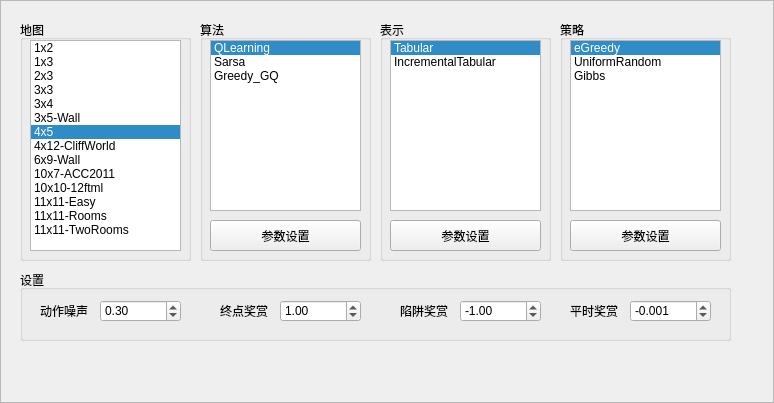
<?xml version="1.0" encoding="UTF-8"?>
<ui version="4.0">
 <class>Frame</class>
 <widget class="QFrame" name="Frame">
  <property name="geometry">
   <rect>
    <x>0</x>
    <y>0</y>
    <width>774</width>
    <height>403</height>
   </rect>
  </property>
  <property name="windowTitle">
   <string>Frame</string>
  </property>
  <property name="frameShape">
   <enum>QFrame::StyledPanel</enum>
  </property>
  <property name="frameShadow">
   <enum>QFrame::Raised</enum>
  </property>
  <widget class="QGroupBox" name="groupBox">
   <property name="geometry">
    <rect>
     <x>20</x>
     <y>20</y>
     <width>171</width>
     <height>241</height>
    </rect>
   </property>
   <property name="title">
    <string>地图</string>
   </property>
   <widget class="QListWidget" name="lstMap">
    <property name="geometry">
     <rect>
      <x>10</x>
      <y>20</y>
      <width>151</width>
      <height>211</height>
     </rect>
    </property>
    <property name="currentRow">
     <number>6</number>
    </property>
    <item>
     <property name="text">
      <string>1x2</string>
     </property>
    </item>
    <item>
     <property name="text">
      <string>1x3</string>
     </property>
    </item>
    <item>
     <property name="text">
      <string>2x3</string>
     </property>
    </item>
    <item>
     <property name="text">
      <string>3x3</string>
     </property>
    </item>
    <item>
     <property name="text">
      <string>3x4</string>
     </property>
    </item>
    <item>
     <property name="text">
      <string>3x5-Wall</string>
     </property>
    </item>
    <item>
     <property name="text">
      <string>4x5</string>
     </property>
    </item>
    <item>
     <property name="text">
      <string>4x12-CliffWorld</string>
     </property>
    </item>
    <item>
     <property name="text">
      <string>6x9-Wall</string>
     </property>
    </item>
    <item>
     <property name="text">
      <string>10x7-ACC2011</string>
     </property>
    </item>
    <item>
     <property name="text">
      <string>10x10-12ftml</string>
     </property>
    </item>
    <item>
     <property name="text">
      <string>11x11-Easy</string>
     </property>
    </item>
    <item>
     <property name="text">
      <string>11x11-Rooms</string>
     </property>
    </item>
    <item>
     <property name="text">
      <string>11x11-TwoRooms</string>
     </property>
    </item>
   </widget>
  </widget>
  <widget class="QGroupBox" name="groupBox_2">
   <property name="geometry">
    <rect>
     <x>200</x>
     <y>20</y>
     <width>171</width>
     <height>241</height>
    </rect>
   </property>
   <property name="title">
    <string>算法</string>
   </property>
   <widget class="QListWidget" name="lstAgent">
    <property name="geometry">
     <rect>
      <x>10</x>
      <y>20</y>
      <width>151</width>
      <height>171</height>
     </rect>
    </property>
    <property name="currentRow">
     <number>0</number>
    </property>
    <item>
     <property name="text">
      <string>QLearning</string>
     </property>
    </item>
    <item>
     <property name="text">
      <string>Sarsa</string>
     </property>
    </item>
    <item>
     <property name="text">
      <string>Greedy_GQ</string>
     </property>
    </item>
   </widget>
   <widget class="QPushButton" name="btnConfigAgent">
    <property name="geometry">
     <rect>
      <x>10</x>
      <y>200</y>
      <width>151</width>
      <height>31</height>
     </rect>
    </property>
    <property name="text">
     <string>参数设置</string>
    </property>
   </widget>
  </widget>
  <widget class="QGroupBox" name="groupBox_3">
   <property name="geometry">
    <rect>
     <x>380</x>
     <y>20</y>
     <width>171</width>
     <height>241</height>
    </rect>
   </property>
   <property name="title">
    <string>表示</string>
   </property>
   <widget class="QListWidget" name="lstRepresentation">
    <property name="geometry">
     <rect>
      <x>10</x>
      <y>20</y>
      <width>151</width>
      <height>171</height>
     </rect>
    </property>
    <property name="currentRow">
     <number>0</number>
    </property>
    <item>
     <property name="text">
      <string>Tabular</string>
     </property>
    </item>
    <item>
     <property name="text">
      <string>IncrementalTabular</string>
     </property>
    </item>
   </widget>
   <widget class="QPushButton" name="btnConfigRepresentation">
    <property name="geometry">
     <rect>
      <x>10</x>
      <y>200</y>
      <width>151</width>
      <height>31</height>
     </rect>
    </property>
    <property name="text">
     <string>参数设置</string>
    </property>
   </widget>
  </widget>
  <widget class="QGroupBox" name="groupBox_4">
   <property name="geometry">
    <rect>
     <x>560</x>
     <y>20</y>
     <width>171</width>
     <height>241</height>
    </rect>
   </property>
   <property name="title">
    <string>策略</string>
   </property>
   <widget class="QListWidget" name="lstPolicy">
    <property name="geometry">
     <rect>
      <x>10</x>
      <y>20</y>
      <width>151</width>
      <height>171</height>
     </rect>
    </property>
    <property name="currentRow">
     <number>0</number>
    </property>
    <item>
     <property name="text">
      <string>eGreedy</string>
     </property>
    </item>
    <item>
     <property name="text">
      <string>UniformRandom</string>
     </property>
    </item>
    <item>
     <property name="text">
      <string>Gibbs</string>
     </property>
    </item>
   </widget>
   <widget class="QPushButton" name="btnConfigPolicy">
    <property name="geometry">
     <rect>
      <x>10</x>
      <y>200</y>
      <width>151</width>
      <height>31</height>
     </rect>
    </property>
    <property name="text">
     <string>参数设置</string>
    </property>
   </widget>
  </widget>
  <widget class="QGroupBox" name="groupBox_5">
   <property name="geometry">
    <rect>
     <x>20</x>
     <y>270</y>
     <width>711</width>
     <height>71</height>
    </rect>
   </property>
   <property name="title">
    <string>设置</string>
   </property>
   <widget class="QLabel" name="label">
    <property name="geometry">
     <rect>
      <x>20</x>
      <y>30</y>
      <width>54</width>
      <height>21</height>
     </rect>
    </property>
    <property name="text">
     <string>动作噪声</string>
    </property>
   </widget>
   <widget class="QDoubleSpinBox" name="spNoise">
    <property name="geometry">
     <rect>
      <x>80</x>
      <y>30</y>
      <width>81</width>
      <height>22</height>
     </rect>
    </property>
    <property name="minimum">
     <double>0.000000000000000</double>
    </property>
    <property name="maximum">
     <double>1.000000000000000</double>
    </property>
    <property name="singleStep">
     <double>0.100000000000000</double>
    </property>
    <property name="value">
     <double>0.300000000000000</double>
    </property>
   </widget>
   <widget class="QLabel" name="label_2">
    <property name="geometry">
     <rect>
      <x>200</x>
      <y>30</y>
      <width>54</width>
      <height>21</height>
     </rect>
    </property>
    <property name="text">
     <string>终点奖赏</string>
    </property>
   </widget>
   <widget class="QDoubleSpinBox" name="spGoalReward">
    <property name="geometry">
     <rect>
      <x>260</x>
      <y>30</y>
      <width>81</width>
      <height>22</height>
     </rect>
    </property>
    <property name="minimum">
     <double>-999999999.000000000000000</double>
    </property>
    <property name="maximum">
     <double>999999999.000000000000000</double>
    </property>
    <property name="value">
     <double>1.000000000000000</double>
    </property>
   </widget>
   <widget class="QLabel" name="label_3">
    <property name="geometry">
     <rect>
      <x>380</x>
      <y>30</y>
      <width>54</width>
      <height>21</height>
     </rect>
    </property>
    <property name="text">
     <string>陷阱奖赏</string>
    </property>
   </widget>
   <widget class="QDoubleSpinBox" name="spPitReward">
    <property name="geometry">
     <rect>
      <x>440</x>
      <y>30</y>
      <width>81</width>
      <height>22</height>
     </rect>
    </property>
    <property name="minimum">
     <double>-999999999.000000000000000</double>
    </property>
    <property name="maximum">
     <double>999999999.000000000000000</double>
    </property>
    <property name="value">
     <double>-1.000000000000000</double>
    </property>
   </widget>
   <widget class="QLabel" name="label_4">
    <property name="geometry">
     <rect>
      <x>550</x>
      <y>30</y>
      <width>54</width>
      <height>21</height>
     </rect>
    </property>
    <property name="text">
     <string>平时奖赏</string>
    </property>
   </widget>
   <widget class="QDoubleSpinBox" name="spStepReward">
    <property name="geometry">
     <rect>
      <x>610</x>
      <y>30</y>
      <width>81</width>
      <height>22</height>
     </rect>
    </property>
    <property name="decimals">
     <number>3</number>
    </property>
    <property name="minimum">
     <double>-999999999.000000000000000</double>
    </property>
    <property name="maximum">
     <double>999999999.000000000000000</double>
    </property>
    <property name="value">
     <double>-0.001000000000000</double>
    </property>
   </widget>
  </widget>
 </widget>
 <resources/>
 <connections/>
</ui>
